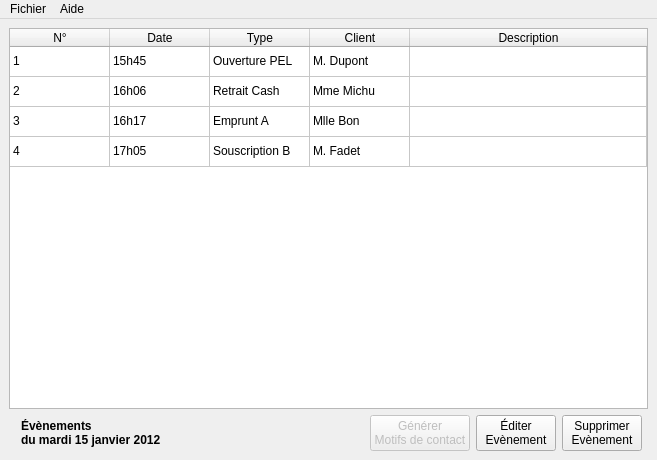
<?xml version="1.0" encoding="UTF-8"?>
<ui version="4.0">
 <class>EventMainWindow</class>
 <widget class="QMainWindow" name="EventMainWindow">
  <property name="geometry">
   <rect>
    <x>0</x>
    <y>0</y>
    <width>657</width>
    <height>460</height>
   </rect>
  </property>
  <property name="windowTitle">
   <string>MainWindow</string>
  </property>
  <widget class="QWidget" name="centralwidget">
   <layout class="QGridLayout" name="gridLayout">
    <item row="0" column="0" colspan="8">
     <widget class="QTableWidget" name="tableWidget">
      <attribute name="horizontalHeaderVisible">
       <bool>true</bool>
      </attribute>
      <attribute name="horizontalHeaderCascadingSectionResizes">
       <bool>true</bool>
      </attribute>
      <attribute name="horizontalHeaderStretchLastSection">
       <bool>true</bool>
      </attribute>
      <attribute name="verticalHeaderVisible">
       <bool>false</bool>
      </attribute>
      <attribute name="verticalHeaderCascadingSectionResizes">
       <bool>true</bool>
      </attribute>
      <attribute name="verticalHeaderStretchLastSection">
       <bool>false</bool>
      </attribute>
      <row>
       <property name="text">
        <string>New Row</string>
       </property>
      </row>
      <row>
       <property name="text">
        <string>New Row</string>
       </property>
      </row>
      <row>
       <property name="text">
        <string>New Row</string>
       </property>
      </row>
      <row>
       <property name="text">
        <string>New Row</string>
       </property>
      </row>
      <column>
       <property name="text">
        <string>N°</string>
       </property>
      </column>
      <column>
       <property name="text">
        <string>Date</string>
       </property>
      </column>
      <column>
       <property name="text">
        <string>Type</string>
       </property>
      </column>
      <column>
       <property name="text">
        <string>Client</string>
       </property>
      </column>
      <column>
       <property name="text">
        <string>Description</string>
       </property>
      </column>
      <item row="0" column="0">
       <property name="text">
        <string>1</string>
       </property>
      </item>
      <item row="0" column="1">
       <property name="text">
        <string>15h45</string>
       </property>
      </item>
      <item row="0" column="2">
       <property name="text">
        <string>Ouverture PEL</string>
       </property>
      </item>
      <item row="0" column="3">
       <property name="text">
        <string>M. Dupont</string>
       </property>
      </item>
      <item row="0" column="4">
       <property name="text">
        <string/>
       </property>
      </item>
      <item row="1" column="0">
       <property name="text">
        <string>2</string>
       </property>
      </item>
      <item row="1" column="1">
       <property name="text">
        <string>16h06</string>
       </property>
      </item>
      <item row="1" column="2">
       <property name="text">
        <string>Retrait Cash</string>
       </property>
      </item>
      <item row="1" column="3">
       <property name="text">
        <string>Mme Michu</string>
       </property>
      </item>
      <item row="2" column="0">
       <property name="text">
        <string>3</string>
       </property>
      </item>
      <item row="2" column="1">
       <property name="text">
        <string>16h17</string>
       </property>
      </item>
      <item row="2" column="2">
       <property name="text">
        <string>Emprunt A</string>
       </property>
      </item>
      <item row="2" column="3">
       <property name="text">
        <string>Mlle Bon</string>
       </property>
      </item>
      <item row="3" column="0">
       <property name="text">
        <string>4</string>
       </property>
      </item>
      <item row="3" column="1">
       <property name="text">
        <string>17h05</string>
       </property>
      </item>
      <item row="3" column="2">
       <property name="text">
        <string>Souscription B</string>
       </property>
      </item>
      <item row="3" column="3">
       <property name="text">
        <string>M. Fadet</string>
       </property>
      </item>
     </widget>
    </item>
    <item row="1" column="5">
     <widget class="QPushButton" name="pushButton_3">
      <property name="text">
       <string>Éditer
Evènement</string>
      </property>
     </widget>
    </item>
    <item row="1" column="4">
     <widget class="QPushButton" name="B_GenererMotifs">
      <property name="enabled">
       <bool>false</bool>
      </property>
      <property name="text">
       <string>Générer
Motifs de contact</string>
      </property>
     </widget>
    </item>
    <item row="1" column="2">
     <widget class="QLabel" name="label">
      <property name="text">
       <string>&lt;!DOCTYPE HTML PUBLIC &quot;-//W3C//DTD HTML 4.0//EN&quot; &quot;http://www.w3.org/TR/REC-html40/strict.dtd&quot;&gt;
&lt;html&gt;&lt;head&gt;&lt;meta name=&quot;qrichtext&quot; content=&quot;1&quot; /&gt;&lt;style type=&quot;text/css&quot;&gt;
p, li { white-space: pre-wrap; }
&lt;/style&gt;&lt;/head&gt;&lt;body style=&quot; font-family:'Sans Serif'; font-size:9pt; font-weight:400; font-style:normal;&quot;&gt;
&lt;p style=&quot; margin-top:0px; margin-bottom:0px; margin-left:0px; margin-right:0px; -qt-block-indent:0; text-indent:0px;&quot;&gt;&lt;span style=&quot; font-weight:600;&quot;&gt;Évènements&lt;/span&gt;&lt;/p&gt;
&lt;p style=&quot; margin-top:0px; margin-bottom:0px; margin-left:0px; margin-right:0px; -qt-block-indent:0; text-indent:0px;&quot;&gt;&lt;span style=&quot; font-weight:600;&quot;&gt;du mardi 15 janvier 2012&lt;/span&gt;&lt;/p&gt;&lt;/body&gt;&lt;/html&gt;</string>
      </property>
     </widget>
    </item>
    <item row="1" column="3">
     <spacer name="horizontalSpacer">
      <property name="orientation">
       <enum>Qt::Horizontal</enum>
      </property>
      <property name="sizeHint" stdset="0">
       <size>
        <width>40</width>
        <height>20</height>
       </size>
      </property>
     </spacer>
    </item>
    <item row="1" column="6">
     <widget class="QPushButton" name="pushButton">
      <property name="text">
       <string>Supprimer
Evènement</string>
      </property>
     </widget>
    </item>
   </layout>
  </widget>
  <widget class="QMenuBar" name="menubar">
   <property name="geometry">
    <rect>
     <x>0</x>
     <y>0</y>
     <width>657</width>
     <height>20</height>
    </rect>
   </property>
   <widget class="QMenu" name="menuFichier">
    <property name="title">
     <string>Fichier</string>
    </property>
    <addaction name="actionG_n_rer_Motifs_de_contacts"/>
    <addaction name="separator"/>
    <addaction name="actionQuitter"/>
   </widget>
   <widget class="QMenu" name="menuAide">
    <property name="title">
     <string>Aide</string>
    </property>
    <addaction name="actionIndex"/>
    <addaction name="separator"/>
    <addaction name="actionA_propos"/>
   </widget>
   <addaction name="menuFichier"/>
   <addaction name="menuAide"/>
  </widget>
  <action name="actionQuitter">
   <property name="text">
    <string>Quitter</string>
   </property>
  </action>
  <action name="actionIndex">
   <property name="text">
    <string>Index</string>
   </property>
  </action>
  <action name="actionA_propos">
   <property name="text">
    <string>A propos</string>
   </property>
  </action>
  <action name="actionG_n_rer_Motifs_de_contacts">
   <property name="text">
    <string>Générer Motifs de contacts</string>
   </property>
  </action>
 </widget>
 <resources/>
 <connections/>
</ui>
